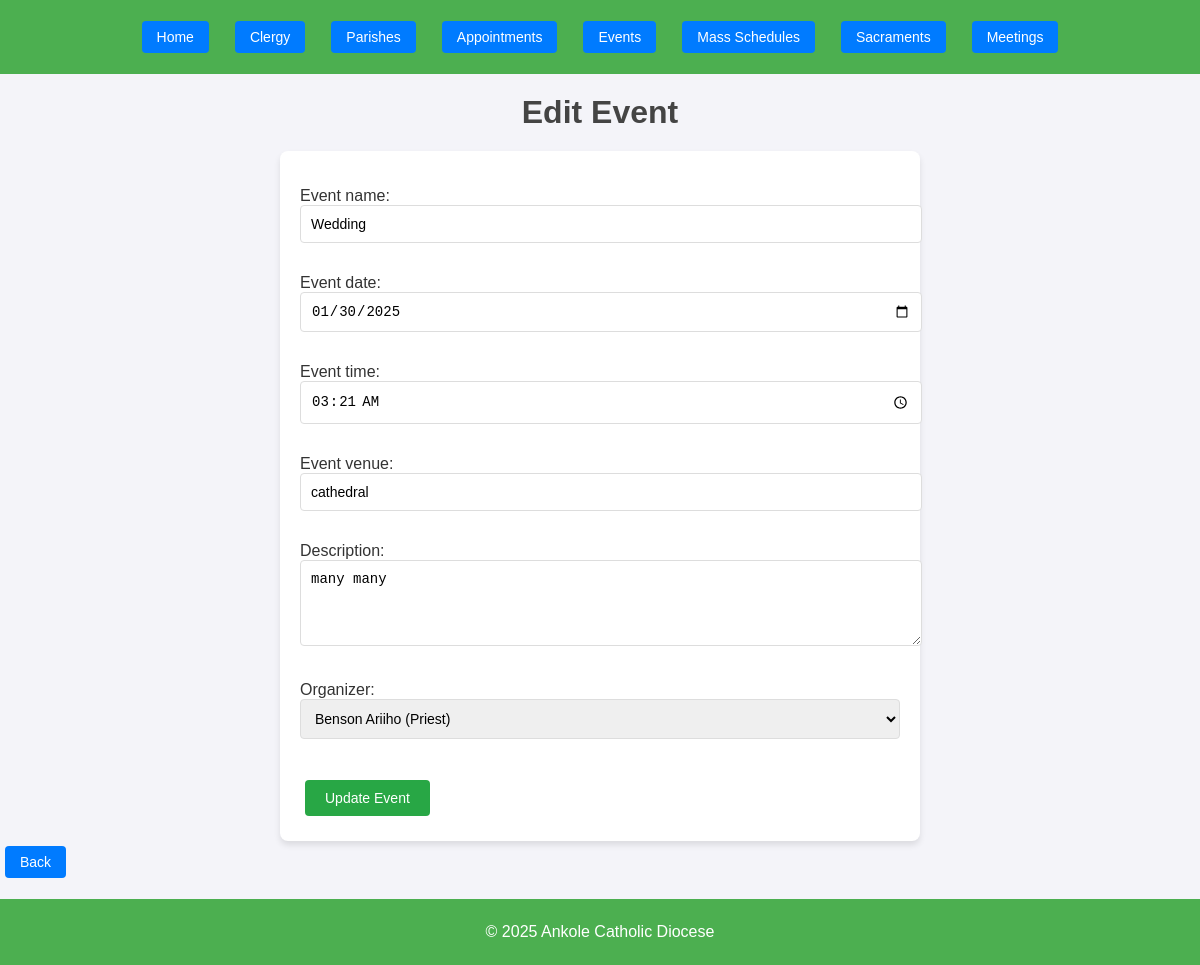
Page /events/update/3/ on the committed database.
### core/models.py (models this page shows, shortened)
class Event(models.Model):
    event_id = models.AutoField(primary_key=True)
    event_name = models.CharField(max_length=255)
    event_date = models.DateField()
    event_time = models.TimeField()
    event_venue = models.CharField(max_length=255)
    description = models.TextField()
    organizer = models.ForeignKey(Clergy, on_delete=models.CASCADE)  # Link to Clergy or Admin
    timestamp = models.DateTimeField(auto_now_add=True)

### core/views.py (the view)
# urls.py: path('events/update/<int:event_id>/', views.update_event, name='update_event'),
def update_event(request, event_id):
    event = get_object_or_404(Event, event_id=event_id)
    if request.method == "POST":
        form = EventForm(request.POST, instance=event)
        if form.is_valid():
            form.save()
            return redirect('list_events')
    else:
        form = EventForm(instance=event)
    return render(request, 'core/events/edit.html', {'form': form, 'event': event})

### core/forms.py
class EventForm(forms.ModelForm):
    class Meta:
        model = Event
        fields = ['event_name', 'event_date', 'event_time', 'event_venue', 'description', 'organizer']
        widgets = {
            'event_date': forms.DateInput(attrs={'type': 'date', 'class': 'form-control'}),
            'event_time': forms.TimeInput(attrs={'type': 'time', 'class': 'form-control'}),
            'description': forms.Textarea(attrs={'class': 'form-control', 'rows': 4}),
            'event_venue': forms.TextInput(attrs={'class': 'form-control'}),
            'event_name': forms.TextInput(attrs={'class': 'form-control'}),
            'organizer': forms.Select(attrs={'class': 'form-control'}),
        }

### core/models.py (called while the page is built)
    def __str__(self):
        return f"{self.first_name} {self.last_name} ({self.role})"

### core/templates/core/events/edit.html (shortened to what this page needs)
{% extends 'core/base.html' %}
{% block content %}
    <h1>Edit Event</h1>
    <form method="POST">
        {{ form.as_p }}
        <button type="submit" class="btn btn-success">Update Event</button>
    </form>
    <a href="{% url 'list_events' %}" class="btn btn-secondary">Back</a>
{% endblock %}

### church/static/css/styles.css (style rules this page uses)
body { font-family: Arial, sans-serif; margin: 0; padding: 0; box-sizing: border-box; }

### rows in the picture
Event: event_name "Wedding", event_date "01/30/2025", event_time "03:21:00", event_venue "cathedral", description "many many", organizer "Benson Ariiho (Priest)"
